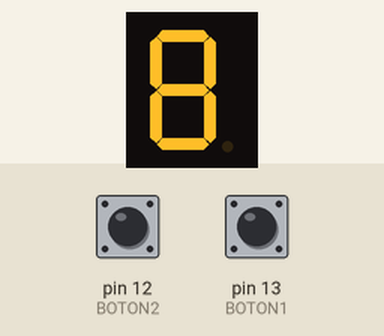
Bench run of a sketch on a simulated Arduino Uno, built with avr-gcc and run on an emulated ATmega328P. Parts: 1-digit seven-segment display. Wiring (inferred from the names in the program): 1-digit 7-segment display, segments lit when HIGH: segments pin 1, pin 2, pin 3, pin 4, pin 5, pin 6, pin 7. The inputs (shaded band) are chosen by the test bench; at power-on: pin 13 (BOTON1) LOW, pin 12 (BOTON2) LOW. The segment pins are drawn as the display they are named for.

Above: at 1.2 s.
1.3 s: pin 13 (BOTON1) pulled HIGH for 3.2 s
At 5.4 s:
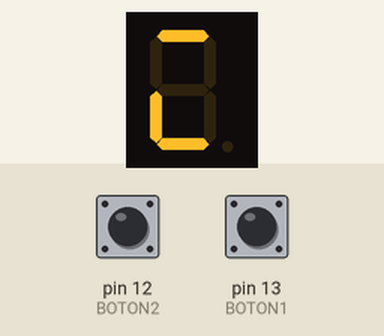
6.0 s: pin 12 (BOTON2) pulled HIGH for 0.15 s
At 6.7 s:
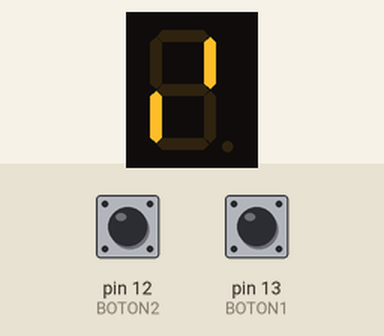
7.6 s: pin 13 (BOTON1) pulled HIGH for 3.2 s
At 11.4 s:
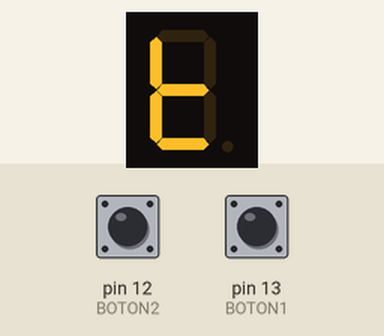
12.3 s: pin 13 (BOTON1) pulled HIGH for 3.2 s
At 14.7 s:
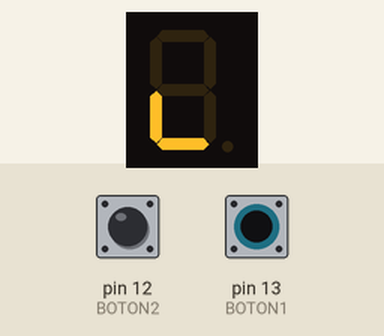
Timing chart, 0 to 16.2 s (numbered marks = the images above; inputs shaded):
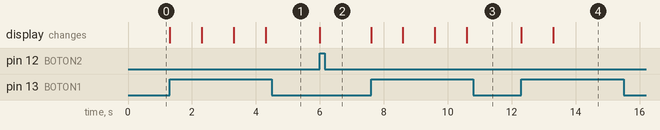

Measured:
- after the input at 1.3 s, the display: first changes at once (image 1 shows a later state)
- after the input at 6.0 s, the display: changes at once (image 2)
- after the input at 7.6 s, the display: first changes at once (image 3 shows a later state)
- after the input at 12.3 s, the display: first changes at once (image 4 shows a later state)

The sketch:

Contador.ino
```cpp
//---- Datos del programa -----
//Nombre programa:
//Autor:
//Version:
//Descripcion:


//---- Variables -----
const int a = 1;
const int b = 2;
const int c = 3;
const int d = 4;
const int e = 5;
const int f = 6;
const int g = 7;
int Leds[] = {a, b, c, d, e, f, g};

const int BOTON1 = 13;
const int BOTON2 = 12;
int valOrderCount = 1;
bool iniciar = true;

int val1;
int val2;

void setup() {
  pinMode(a, OUTPUT);
  pinMode(b, OUTPUT);
  pinMode(c, OUTPUT);
  pinMode(d, OUTPUT);
  pinMode(e, OUTPUT);
  pinMode(f, OUTPUT);
  pinMode(g, OUTPUT);

  pinMode(BOTON1, INPUT);
  pinMode(BOTON2, INPUT);
}

void loop() {
  val1 = digitalRead(BOTON1);
  val2 = digitalRead(BOTON2);

  if (iniciar)
  {
    Reset();
    iniciar = false;
  }

  if (val1 == HIGH) {
    Suiche(valOrderCount);
    delay(1000);
    val1 = LOW;
    valOrderCount++;
  }

  if (val2 == HIGH) {
    Suiche(valOrderCount);
    delay(1000);
    val2 = LOW;
    valOrderCount--;
  }
}

void Suiche(int numero) {

  switch (numero) {
    case 0:
      NumCero();
      break;

    case 1:
      NumUno();
      break;

    case 2:
      NumDos();
      break;

    case 3:
      NumTres();
      break;

    case 4:
      NumCuatro();
      break;

    case 5:
      NumCinco();
      break;

    case 6:
      NumSeis();
      break;

    case 7:
      NumSiete();
      break;

    case 8:
      NumOcho();
      break;

    case 9:
      NumNueve();
      break;
  }

}

void Reset() {
  for (int i = 0; i < 7; i++) {
    digitalWrite(Leds[i], HIGH);
  }
}

// Funciones de los números
void NumCero() {
  Reset();
  digitalWrite(a, LOW);
  digitalWrite(b, LOW);
  digitalWrite(c, LOW);
  digitalWrite(d, LOW);
  digitalWrite(e, LOW);
  digitalWrite(f, LOW);
}

void NumUno() {
  Reset();
  digitalWrite(b, LOW);
  digitalWrite(c, LOW);
}

void NumDos() {
  Reset();
  digitalWrite(a, LOW);
  digitalWrite(b, LOW);
  digitalWrite(g, LOW);
  digitalWrite(e, LOW);
  digitalWrite(d, LOW);
}

void NumTres() {
  Reset();
  digitalWrite(a, LOW);
  digitalWrite(b, LOW);
  digitalWrite(g, LOW);
  digitalWrite(c, LOW);
  digitalWrite(d, LOW);
}

void NumCuatro() {
  Reset();
  digitalWrite(f, LOW);
  digitalWrite(g, LOW);
  digitalWrite(b, LOW);
  digitalWrite(c, LOW);
}

void NumCinco() {
  Reset();
  digitalWrite(a, LOW);
  digitalWrite(f, LOW);
  digitalWrite(g, LOW);
  digitalWrite(c, LOW);
  digitalWrite(d, LOW);
}

void NumSeis() {
  Reset();
  digitalWrite(a, LOW);
  digitalWrite(f, LOW);
  digitalWrite(g, LOW);
  digitalWrite(e, LOW);
  digitalWrite(c, LOW);
  digitalWrite(d, LOW);
}

void NumSiete() {
  Reset();
  digitalWrite(a, LOW);
  digitalWrite(b, LOW);
  digitalWrite(c, LOW);
}

void NumOcho() {
  Reset();
  digitalWrite(a, LOW);
  digitalWrite(b, LOW);
  digitalWrite(c, LOW);
  digitalWrite(d, LOW);
  digitalWrite(e, LOW);
  digitalWrite(f, LOW);
  digitalWrite(g, LOW);
}

void NumNueve() {
  Reset();
  digitalWrite(a, LOW);
  digitalWrite(b, LOW);
  digitalWrite(f, LOW);
  digitalWrite(g, LOW);
  digitalWrite(c, LOW);
}
```
